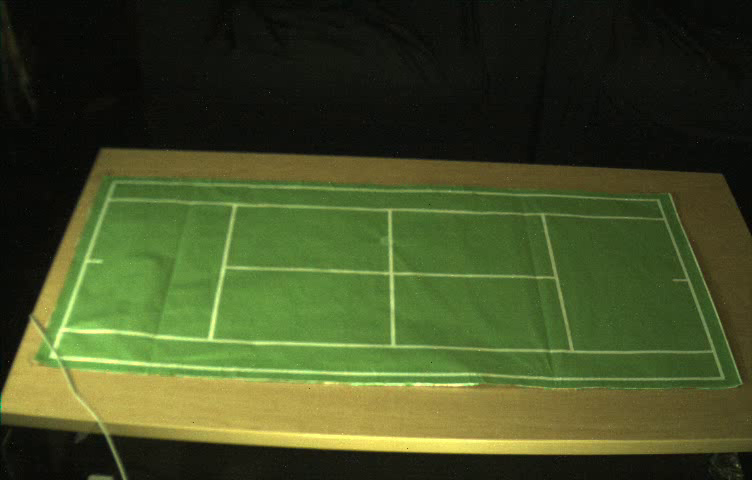
#> input picture frame 25 of testvideos/L2R.mp4, 752 x 480 px, given in place of orangeBallBouncePingPongTable1.mov, which was not available
$ python top.py
#> lines starting #> are read from the running program, lines starting #| are printed output that depends on the picture; after the words box and inside, x2 and y2 are one past the last pixel; in counts of white or black regions, pixels touching at a corner belong together; pictures that were not available may be replaced by others from this repository, and a replacement may not be noted
### TestFile/motionDetection.py
import cv2
from cv2 import threshold

# cap = cv2.VideoCapture(0)
path = 'videos/bounces/orangeBallBouncePingPongTable1.mov'
path1 = 'videos/bounds/orangeBallMiddleBound2.mov'
path2 = 'videos/bounds/orangeBallRightBound2.mov'
cap = cv2.VideoCapture(path)

# _, firstFrame = cap.read()
# firstFrameGray = cv2.cvtColor(firstFrame,cv2.COLOR_BGR2GRAY)
# firstFrameGray = cv2.GaussianBlur(firstFrameGray,(5,5),0)

substractor = cv2.createBackgroundSubtractorMOG2()

while True:
    success, video = cap.read()
#> video is the input picture: shape (480, 752, 3); mean B, G, R 37.2, 77.3, 66.2

    videoGray = cv2.cvtColor(video,cv2.COLOR_BGR2GRAY)
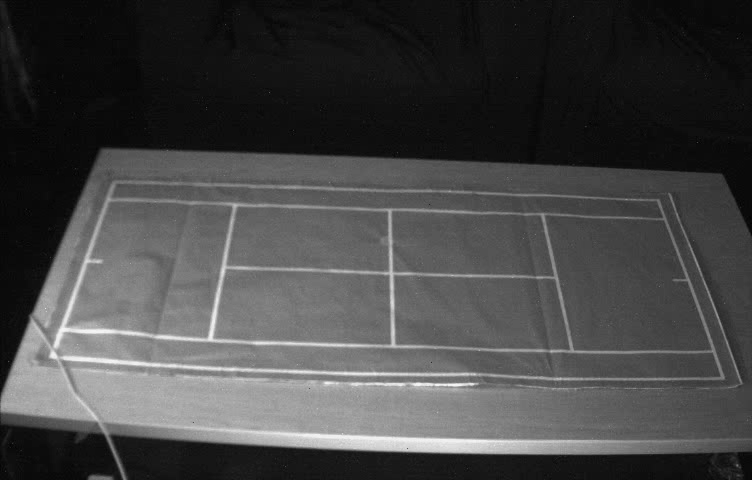
#> videoGray: shape (480, 752); min 1, max 245, mean 69.4

    vidMotionDetection = substractor.apply(videoGray)
#> vidMotionDetection: shape (480, 752); every value is 127

    _, thresholdMask = cv2.threshold(videoGray,150,255,cv2.THRESH_BINARY)
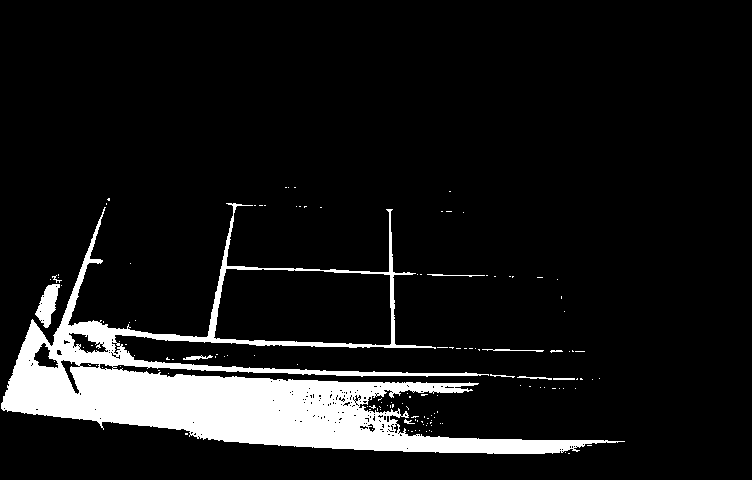
#> thresholdMask: shape (480, 752); 9.8% white; 135 white regions (124 under 20 px), largest, box (x1, y1, x2, y2) and area: (1, 203, 625, 454) 34210, (35, 284, 60, 328) 589, (482, 349, 544, 352) 85
    # imgDiff = cv2.absdiff(firstFrameGray,imgGray)

    # imgDiff =  cv2.GaussianBlur(imgDiff,(5,5),0)

    # _, imgDiff = cv2.threshold(imgDiff, 25,255, cv2.THRESH_BINARY)

    videoGray = cv2.resize(videoGray, (0,0), None, 0.25,0.25) # Resized the img to fourth its size
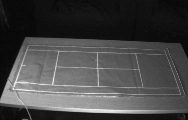
#> videoGray: shape (120, 188); min 5, max 242, mean 69.5
    vidMotionDetection = cv2.resize(vidMotionDetection, (0,0), None, 0.25,0.25) # Resized the img to fourth its size
#> vidMotionDetection: shape (120, 188); every value is 127

    video = cv2.resize(video, (0,0), None, 0.25,0.25) # Resized the img to fourth its size
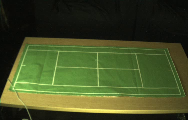
#> video: shape (120, 188, 3); mean B, G, R 37.3, 77.4, 66.3
    cv2.imshow("Video",video)
    videoGray = cv2.resize(videoGray, (0,0), None, 0.25,0.25) # Resized the img to fourth its size
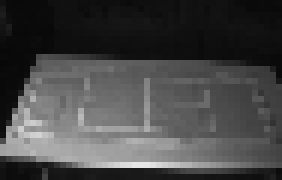
#> videoGray: shape (30, 47) (shown 6 times larger); min 7, max 230, mean 69.8
    cv2.imshow("Video Gray",videoGray)
    thresholdMask = cv2.resize(thresholdMask, (0,0), None, 0.25,0.25) # Resized the img to fourth its size
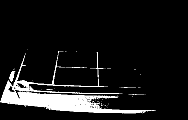
#> thresholdMask: shape (120, 188); min 0, max 255, mean 25.3
    cv2.imshow("Threshhold Mask",thresholdMask)
    cv2.imshow("Motion Detection", vidMotionDetection)
    # cv2.imshow("Video Diff",imgDiff)

    if cv2.waitKey(1) and 0xFF == ord('q'):
#> (key q is pressed here)
        break

### top.py
'''
 Author: Alejandro(Steven)
 Date: April.20-2022
 File Name: top.py
 File Description:
    This file will be running all of the functions to have a real time ball tracking
    system that will output in or out of bounds.
'''

from itertools import count
import cv2
import math
from cv2 import imshow
import numpy as np
from algorithm1 import algorithm1

# VHDL
# import frameGrabber
from frameGrabber import ImageFeedthrough
from frameGrabber import ImageProcessing
import struct
import mmap

import time

# Board doesn't have file yet
# from inOutBounds import inBounds
""""
import io
import cv2
import remi.gui as gui
from remi import start, App

import logging
import numpy as np
import mmap
import struct
import sys, random
import ctypes
import copy
import os
"""
# import apriltag

# def realTimeTracker(frameLeftRGB,frameRightRGB,frameLeftGray,frameRightGray,minArea):
#     return inBounds

# [59 lines left out: function main, not called in this run]

        # [4 lines of commented-out code are left out]

if __name__ == "__main__":
    main()

$ run again, starting later in the video
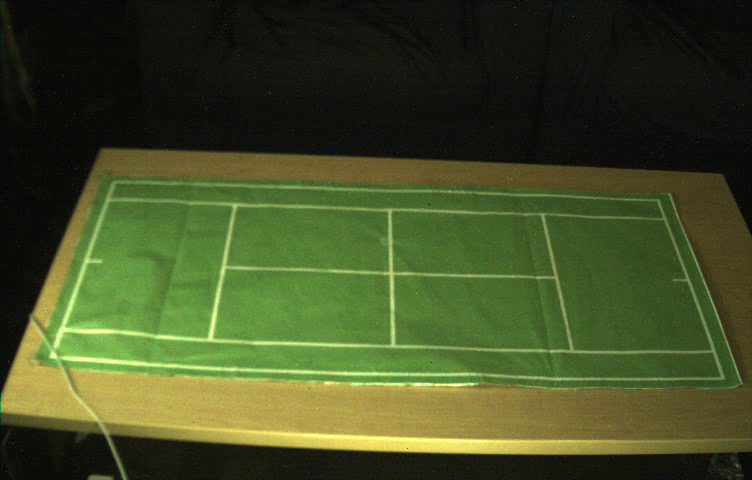
#> input picture frame 112 of testvideos/L2R.mp4, 752 x 480 px, given in place of orangeBallBouncePingPongTable1.mov, which was not available
#> video is the input picture: shape (480, 752, 3); mean B, G, R 37.3, 77.4, 66.4
#> `vidMotionDetection = substractor.apply(videoGray)`:
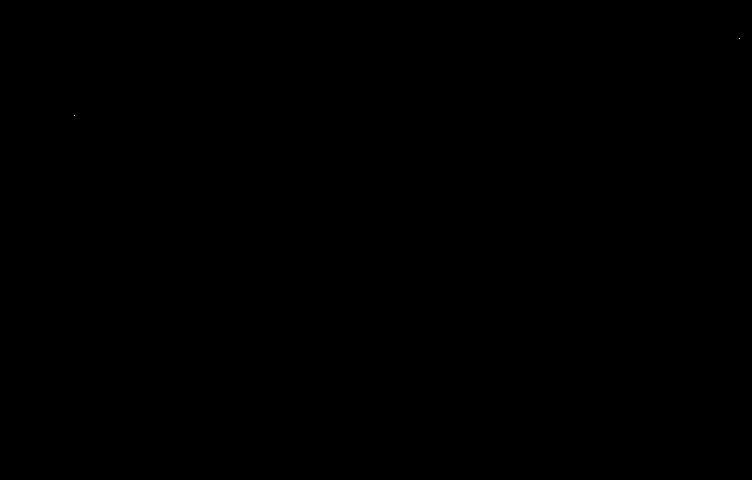
#> vidMotionDetection: shape (480, 752); values 127 (black) and 255 (white), 0% white in thin lines or dots, all inside (x1, y1, x2, y2) = (74, 38, 740, 116)
#> video: shape (120, 188, 3)
#> `thresholdMask = cv2.resize(thresholdMask, (0,0), None, 0.25,0.25)`:
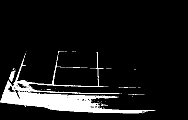
#> thresholdMask: shape (120, 188); min 0, max 255, mean 25.5

$ run again, starting later in the video
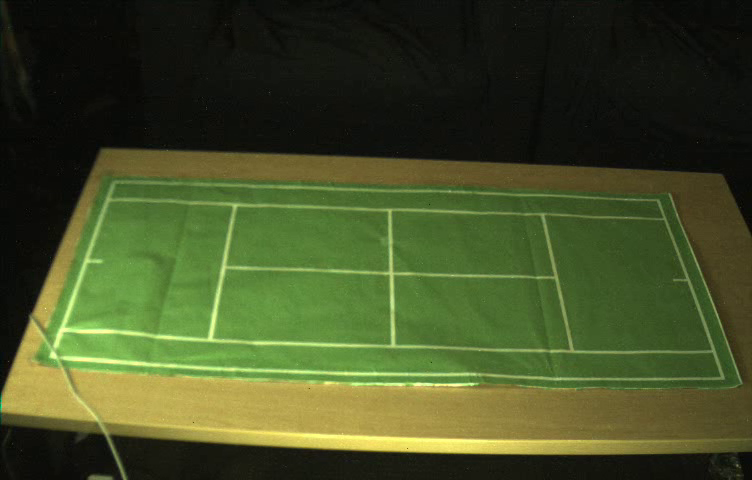
#> input picture frame 200 of testvideos/L2R.mp4, 752 x 480 px, given in place of orangeBallBouncePingPongTable1.mov, which was not available
#> video is the input picture: shape (480, 752, 3); mean B, G, R 38.1, 78.2, 67.2
#> `_, thresholdMask = cv2.threshold(videoGray,150,255,cv2.THRESH_BINARY)`:
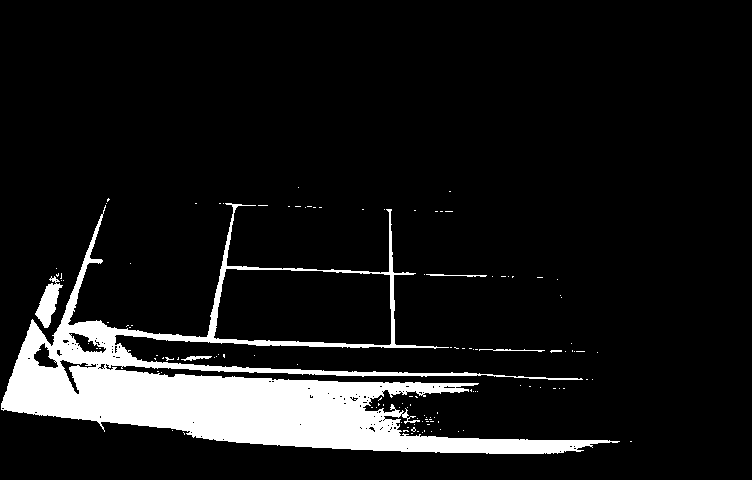
#> thresholdMask: shape (480, 752); 10.1% white; 125 white regions (119 under 20 px), largest, box (x1, y1, x2, y2) and area: (1, 203, 620, 454) 35101, (35, 276, 63, 328) 661, (426, 274, 487, 277) 89, (479, 349, 545, 352) 85, (181, 356, 212, 361) 83, (550, 350, 562, 353) 24
#> video: shape (120, 188, 3)
#> `thresholdMask = cv2.resize(thresholdMask, (0,0), None, 0.25,0.25)`:
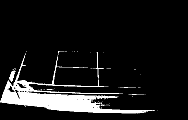
#> thresholdMask: shape (120, 188); min 0, max 255, mean 25.8
